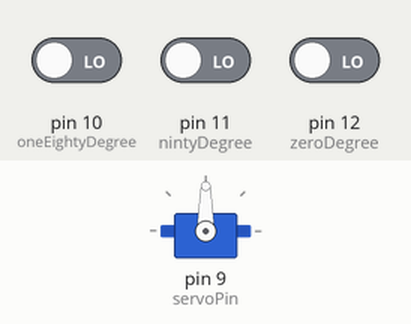
This sketch was run on a simulated Arduino Uno, built with avr-gcc and run on an emulated ATmega328P. On the bench: servo. The test bench sets the inputs (shaded band); at power-on: pin 10 (oneEightyDegree) LOW, pin 12 (zeroDegree) LOW, pin 11 (nintyDegree) LOW.

Above: at 1.2 s.
1.3 s: pin 10 (oneEightyDegree) driven HIGH
At 2.3 s:
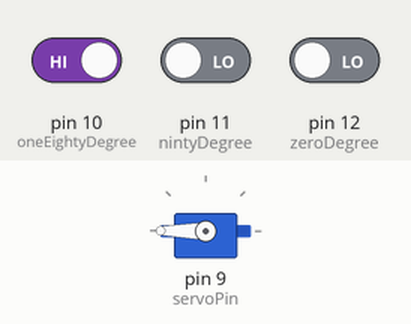
2.8 s: pin 10 (oneEightyDegree) driven LOW and pin 12 (zeroDegree) driven HIGH
At 3.4 s:
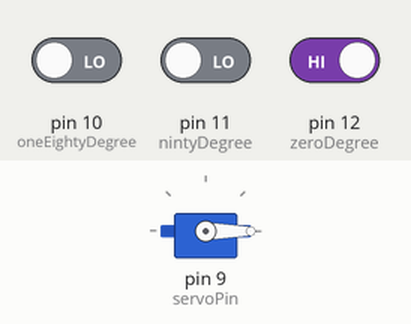
4.3 s: pin 11 (nintyDegree) driven HIGH
At 4.6 s:
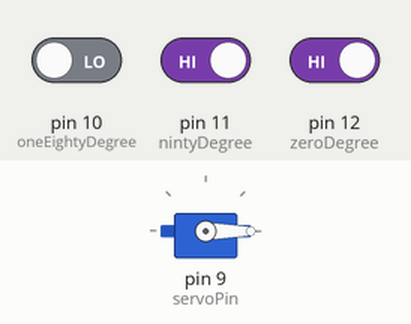
Timing chart, 0 to 59.8 s (numbered marks = the images above; inputs shaded):
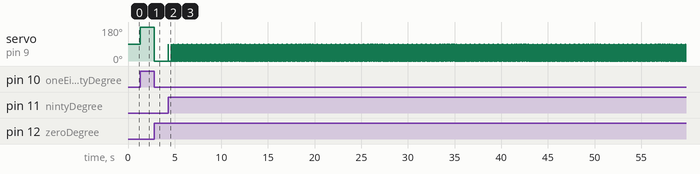

Measured:
- after the input at 1.3 s, servo on pin 9 (servoPin): 90° → 180° at once
- after the input at 2.8 s, servo on pin 9 (servoPin): 180° → 0° at once
- after the input at 4.3 s, servo on pin 9 (servoPin): 0° → 90° at once, then moves between 0° and 90°, repeating every 7.3 s

The sketch:

Knopka_c_Servo.ino
```cpp
#include <Servo.h>

Servo servo;

int servoPin = 9;
int zeroDegree = 12;
int nintyDegree = 11;
int oneEightyDegree = 10;

void setup()
{
  servo.attach(servoPin);
  pinMode(zeroDegree,INPUT);
  pinMode(nintyDegree,INPUT);
  pinMode(oneEightyDegree,INPUT);
}

void loop()
{
  if(digitalRead(zeroDegree) == HIGH) servo.write(0);
  if(digitalRead(nintyDegree) == HIGH) servo.write(90);
  if(digitalRead(oneEightyDegree) == HIGH) servo.write(180);

}
```
